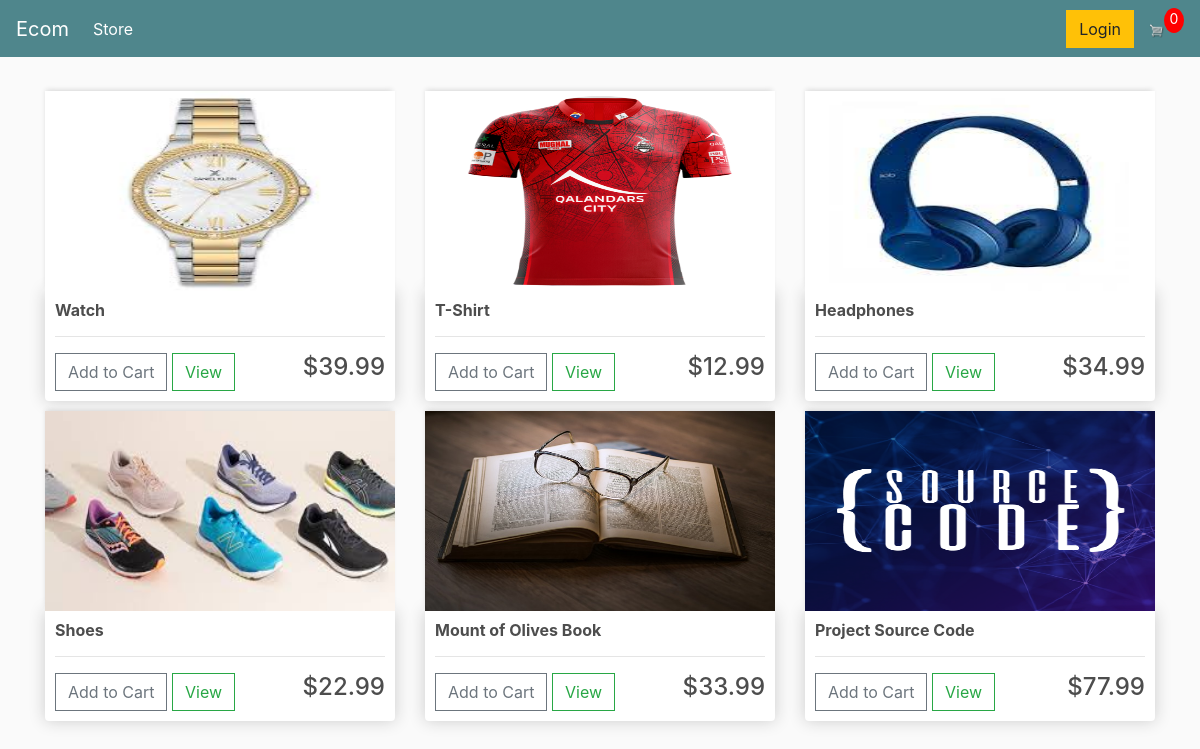
The page / on the database its author committed.
### store/models.py (models this page shows, shortened)
class Product(models.Model):
	name = models.CharField(max_length=200)
	price = models.FloatField()
	digital = models.BooleanField(default=False,null=True, blank=True)
	image = models.ImageField(null=True, blank=True)
	@property
	def imageURL(self):
		try:
			url = self.image.url
		except:
			url = ''
		return url

### store/views.py (the view)
# urls.py: path('', include('store.urls')),
def store(request):
	data = cartData(request)
	cartItems = data['cartItems']
	order = data['order']
	items = data['items']
	products = Product.objects.all()
	context = {'products':products, 'cartItems':cartItems}
	return render(request, 'store/store.html', context)

### store/utils.py (called while the page is built, shortened)
def cookieCart(request):
	try:
		cart = json.loads(request.COOKIES['cart'])
	except:
		cart = {}
		print('CART:', cart)
	items = []
	order = {'get_cart_total':0, 'get_cart_items':0, 'shipping':False}
	cartItems = order['get_cart_items']
	return {'cartItems':cartItems ,'order':order, 'items':items}

def cartData(request):
	if request.user.is_authenticated:
		customer = request.user.customer
		order, created = Order.objects.get_or_create(customer=customer, complete=False)
		items = order.orderitem_set.all()
		cartItems = order.get_cart_items
	else:
		cookieData = cookieCart(request)
		cartItems = cookieData['cartItems']
		order = cookieData['order']
		items = cookieData['items']
	return {'cartItems':cartItems ,'order':order, 'items':items}

### store/templates/store/store.html
{% extends 'store/main.html' %}
{% load static %}
{% block content %}
<div class="row">
     {% for product in products %}
     <div class="col-lg-4">
         <img class="thumbnail" src="{{ product.imageURL }}">
         <div class="box-element product">
             <h6><strong>{{product.name}}</strong></h6>
             <hr>
             <button data-product={{product.id}} data-action="add" class="btn btn-outline-secondary add-btn update-cart">Add to Cart</button>
             <a class="btn btn-outline-success" href="#">View</a>
             <h4 style="display: inline-block; float: right;">${{product.price|floatformat:2}}</h4>
         </div>
     </div>
     {% endfor %}
</div>
{% endblock content %}

### store/templates/store/main.html (shortened to what this page needs)
<!DOCTYPE html>
{% load static %}
<html lang="en">
<head>
  <link rel="stylesheet" href="https://stackpath.bootstrapcdn.com/bootstrap/4.4.1/css/bootstrap.min.css"
>
  <link rel="stylesheet" type="text/css" href="{% static 'css/main.css' %}">
</head>
<body>
  <nav class="navbar navbar-expand-lg navbar-dark bg-dark">
    <a class="navbar-brand" href="{% url 'store' %}">Ecom</a>
    <div class="collapse navbar-collapse" id="navbarSupportedContent">
      <ul class="navbar-nav mr-auto">
        <li class="nav-item active">
          <a class="nav-link" href="{% url 'store' %}">Store <span class="sr-only">(current)</span></a>
        </li>
      </ul>
      <div class="form-inline my-2 my-lg-0">
        <a href="#" class="btn btn-warning">Login</a>
        <a href="{% url 'cart' %}">
          <img id="cart-icon" src="{% static 'images/6+cart.png' %}">
        </a>
        <p id="cart-total">{{cartItems}}</p>
      </div>
    </div>
  </nav>
  <div class="container">
    <br>
    {%block content %}
    {% endblock content %}
  </div>
</body>
</html>

### static/css/main.css (style rules this page uses)
body { background-color: hsl(0, 0%, 98%); }
h1,h2,h3,h4,h5,h6 { color:hsl(0, 0%, 30%); }
.box-element { box-shadow:hsl(0, 0%, 80%) 0 0 16px; background-color: #fff; border-radius: 4px; padding: 10px; }
.thumbnail { width: 100%; height: 200px; -webkit-box-shadow: -1px -3px 5px -2px rgba(214,214,214,1); -moz-box-shadow: -1px -3px 5px -2px rgba(214,214,214,1); box-shadow: -1px -3px 5px -2px rgba(214,214,214,1); }
.product { border-radius: 0 0 4px 4px; }
.bg-dark { background-color: #4f868c!important; }
#cart-icon { width: 15px; display: inline-block; margin-left: 15px; }
#cart-total { display: block; text-align: center; color:#fff; background-color: red; width: 20px; height: 25px; border-radius: 50%; font-size: 14px; }
.col-lg-4, .col-lg-6, .col-lg-8, .col-lg-12 { margin-top: 10px; }
.btn { border-radius: 0; }

### rows shown on the page
Product: imageURL (picture), name "Watch", price "39.99"
Product: imageURL (picture), name "T-Shirt", price "12.99"
Product: imageURL (picture), name "Headphones", price "34.99"
Product: imageURL (picture), name "Shoes", price "22.99"
Product: imageURL (picture), name "Mount of Olives Book", price "33.99"
Product: imageURL (picture), name "Project Source Code", price "77.99"

### other values the page prints
{{ cartItems }} "0"
